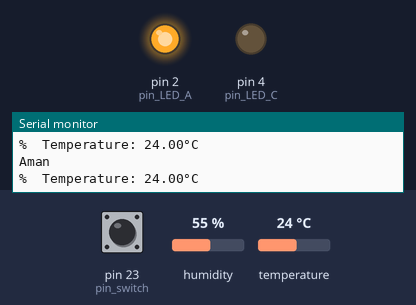
The sketch below on a simulated Arduino Mega 2560, built with avr-gcc and run on an emulated ATmega2560. On the bench: output pins drawn as LEDs (lit = HIGH), the last lines printed to the serial monitor. Inputs (shaded band) come from the test bench; at power-on: pin 23 (pin_switch) LOW, humidity 55 %, temperature 24 °C.

Above: at 3.8 s.
3.9 s: pin 23 (pin_switch) pulled HIGH for 3 s
At 7.4 s:
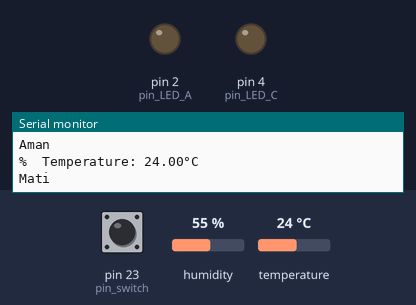
8.4 s: pin 23 (pin_switch) pulled HIGH for 3 s
At 8.7 s:
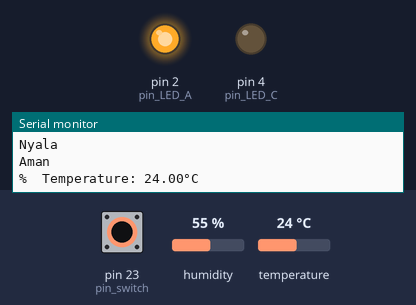
Timing chart, 0 to 24.9 s (numbered marks = the images above; inputs shaded):
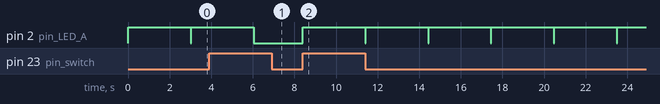

The sketch:

mini_project_02.ino
```cpp
#include "DHT.h"
#define DHTTYPE DHT11
#define DHTPIN 15

// Define the pins being used
int pin_LED_A =2;
int pin_LED_B = 0;
int pin_LED_C = 4;
int pin_switch = 23;
int test =0;

// variables to hold the new and old switch states
boolean lastState = LOW;
boolean currentState = LOW;

boolean ledState = LOW;

DHT dht(DHTPIN,DHTTYPE);

void setup()
{
    Serial.begin(115200);
    pinMode(pin_LED_A, OUTPUT);
    pinMode(pin_LED_B, OUTPUT);
    pinMode(pin_LED_C, OUTPUT);
    digitalWrite(pin_LED_A,LOW);
    digitalWrite(pin_LED_B,LOW);
    digitalWrite(pin_LED_C,LOW);

    pinMode(pin_switch, INPUT);
    Serial.println("DHT Test");
    dht.begin();
}

void loop(){

//float h = dht.readTemperature();
float t = dht.readTemperature();
//float f = dht.readTemperature();

 currentState = digitalRead(pin_switch);
  if (currentState == HIGH && lastState == LOW) {
    if (ledState == HIGH) {
      if(t < 35){
      digitalWrite(pin_LED_A, LOW);

      }
      else if(t > 35 && t <=50.00){
      digitalWrite(pin_LED_A, LOW);
      digitalWrite(pin_LED_B, LOW);

      }
      else if(t > 50.00){
      digitalWrite(pin_LED_A, LOW);
      digitalWrite(pin_LED_B, LOW);
      digitalWrite(pin_LED_C, LOW);
      //Serial.println("Darurat");

      }
      test = 0;
      Serial.println("Nyala");
      ledState = LOW;
    } else {
      digitalWrite(pin_LED_A, LOW);
      digitalWrite(pin_LED_B, LOW);
      digitalWrite(pin_LED_C, LOW);
      test = 1;
      Serial.println("Mati");
      ledState = HIGH;
    }
  }
  lastState = currentState;
  while (test < 1 ) {
    if(t < 35){
        digitalWrite(pin_LED_A, HIGH);
        Serial.println("Aman");
        Serial.print(F("%  Temperature: "));
        Serial.print(t);
        Serial.print(F("°C "));
        Serial.println("\n");
        delay(3000);
        turnOFF();
      }
      else if(t > 35 && t <=50.00){
      digitalWrite(pin_LED_A, HIGH);
      digitalWrite(pin_LED_B, HIGH);
      Serial.println("Siaga");
      Serial.print(F("%  Temperature: "));
      Serial.print(t);
      Serial.print(F("°C "));
      Serial.println("\n");
      delay(3000);
      turnOFF();
      }
      else if(t > 50.00){
      digitalWrite(pin_LED_A, HIGH);
      digitalWrite(pin_LED_B, HIGH);
      digitalWrite(pin_LED_C, HIGH);
      Serial.println("Darurat");
      Serial.print(F("%  Temperature: "));
      Serial.print(t);
      Serial.print(F("°C "));
      Serial.println("\n");
      delay(3000);
      turnOFF();
      }


    Serial.print('\n');
    if (test == 0) {
      break;
    }
  }
}

void turnOFF(){
  digitalWrite(pin_LED_A, LOW);
  digitalWrite(pin_LED_B, LOW);
  digitalWrite(pin_LED_C, LOW);
}
```

Measured:
- after the input at 3.9 s, pin 2 (pin_LED_A): goes on until 6.0 s, then stays LOW
- after the input at 8.4 s, pin 2 (pin_LED_A): alternates HIGH for 3.0 s and LOW for 0.02 s, starting at once
